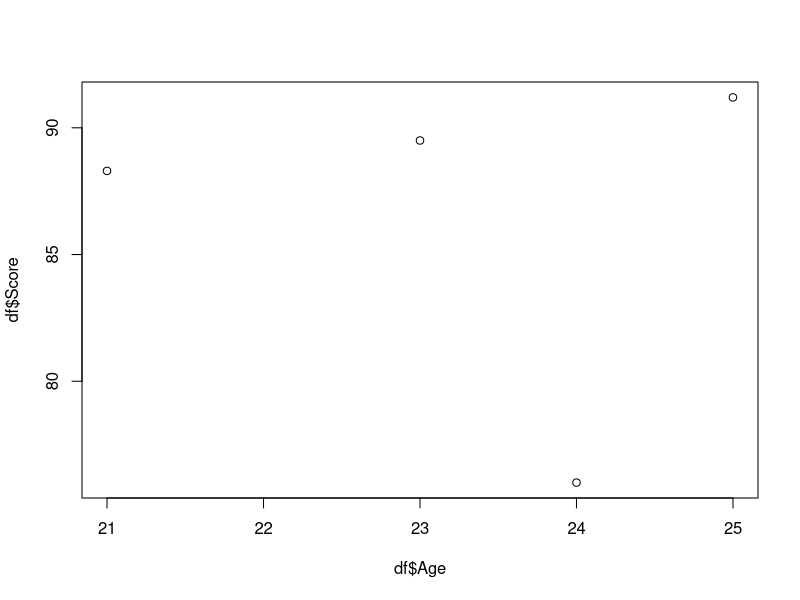

Here is the R script that generated this plot: (Note: this script raises an error after producing the figure.)
a<-10
a+5

vec2<-c(1,2,9,0,3,5,23)

sort(vec2)
sort(vec2,decreasing = TRUE)

seq_vec<- c(seq(2,8,by=3),seq(12,18,by=3))
print(seq_vec)

rep_vec <-rep(rep(c(1,2,3),times=3))
print(rep_vec)


rep_vec2<-rep(c(1,2,3,4),times=c(1:4))

mat<-matrix(1:9,nrow=3,ncol=3)

seq<-seq(10,26,by=2)
mat1<-matrix((seq),nrow=3,ncol=3,byrow = TRUE)

rownames(mat1)<-c("Row1","Row2","Row3")
colnames(mat1)<-c("Col1","Col2","Col3")

mat1[c(1,3),c(1,3)] #here mat1[row part, col part]
mat1[2,] #blank means all col
mat[,2] #blank means all row

mat2<-matrix(1:4,nrow=2)
mat3<-matrix(5:8,nrow=2)

sum_mat<-mat2+mat3
sub_mat<-mat2-mat3
mul1_mat<-mat2*mat3 #Element wise multiplication
mul_mat<-mat2%*%mat3 #dot product
div_mat<-mat2/mat3

#Transpose of matrix : t()

t_mat<-t(mat)

#Inverse Matrix : solve()

inv_mat2<-solve(mat2)

#Array

arr<-array(1:18,dim=c(3,3,2)) #here, dim=c(row_no,col_num,No_of_Matrix)

arr1<-array(1:120,dim=c(3,4,10))

#Extracting Values from matrix
arr[,2,2]
arr[,,2]
arr[1,,]

print(mean(arr))

print(sum(arr[1,,1])) # for specific row/column sum

#Apply function to each row(margin=1) and column(margin=2)
apply(arr,MARGIN = 1,FUN=sum)

# we can apply function in matrix
mat<-matrix(1:9,3,3)
apply(mat,2,sum)

#Data Frames

df<-data.frame(
  ID=c(101,102,103,104),
  Name=c("Afnan","Matthew","Elektra","Bob"),
  Age=c(23,24,25,21),
  Score=c(89.5,76.0,91.2,88.3),
  Passed=c(TRUE,FALSE,TRUE,TRUE)
)
df$Name # for identifying specific, we use $

mean(df$Age)
var(df$Age) #variance
sd(df$Age)#standard variance
round(var(df$Age),1)

table(df$Passed)

plot(df$Age,df$Score)

df[2,4]

#alternative

df[2,"Score"]
df$Score[2]

df[df$Score>80,]
df[df$Score>80,c("Score","Age")]

df[,4]=df[,4]+5
df
#Alternative
df[df$Name=="Bob","Score"]<-81
df

df$Grade <-c("A","B","A+")

#filter students
passed_students <-df[]

# Sorting by Age (Ascending)
df_sorted <-df[order(df$Age),]

#Sorting by Descending (giving - minus sign before )
df_sorted_desc <- df[order(-df$Score),]
